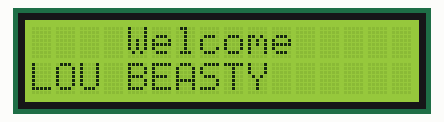
Simulated run of this sketch. Board: Arduino Uno, built with avr-gcc and run on an emulated ATmega328P. On the bench: 16×2 character LCD.

Above: at 0.2 s.
At 1.2 s:
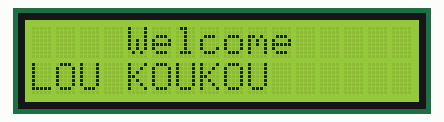

The sketch:

LCDmesage.ino
```cpp
#include <LiquidCrystal_I2C.h>

#include <Wire.h>

LiquidCrystal_I2C lcd(0x27, 16, 2);

void setup(){
  lcd.init();
  lcd.backlight();
}

void clearLCDLine(int line)
{
        lcd.setCursor(0,line);
        for(int n = 0; n < 20; n++) // 20 indicates symbols in line. For 2x16 LCD write - 16
        {
                lcd.print(" ");
        }
}

void loop(){
  lcd.setCursor(4, 0);
  lcd.print("Welcome");
  clearLCDLine(1);
  lcd.setCursor(0, 1);
  lcd.print("LOU BEASTY");
  delay(1000);
  clearLCDLine(1);
  lcd.setCursor(0, 1);
  lcd.print("LOU KOUKOU");
  delay(1000);
  lcd.clear();
}
```

Measured:
- what the display in image 1 shows lasts 1.0 s, from 1.1 s to 2.1 s
